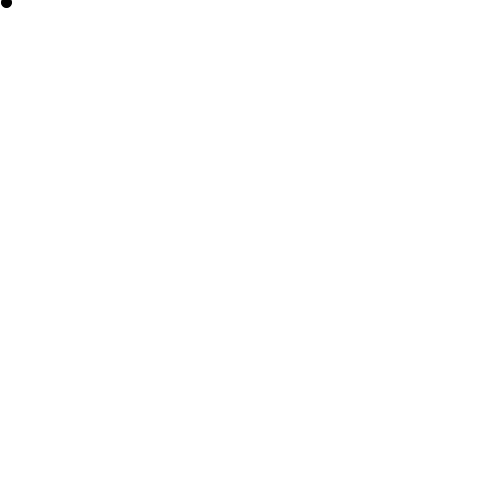
Frame 1 (no input)
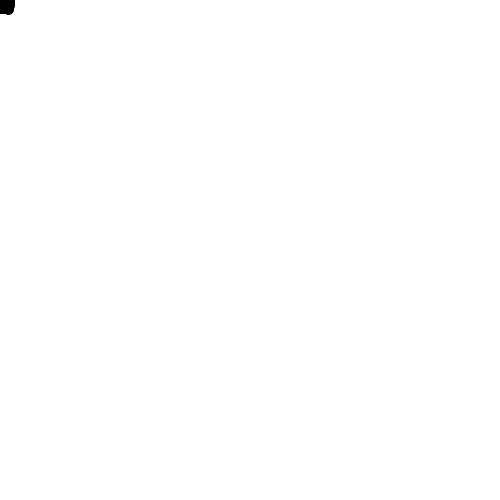
Frame 60 (the mouse pressed at the canvas centre just before this capture)
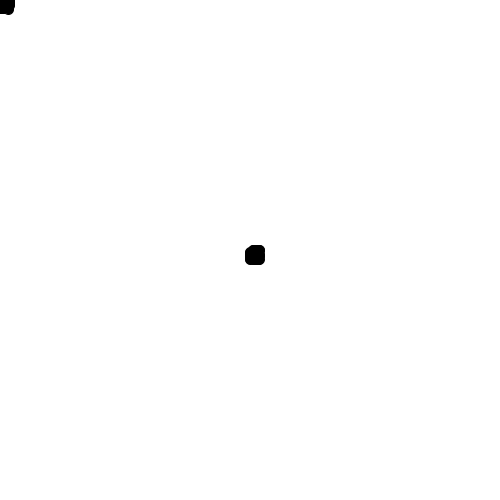
Frame 120 (the mouse held since frame 60 and released just before this capture)

The Processing sketch that drew these frames (run headless with seeded random() and noise(); from frame 60 on, the mouse is pressed at the canvas centre):

// Processing sketch: PaintSpray
// ── PaintSpray.pde

color black= color(0);

void setup() {

  size(500, 500);
  background(255);
}


void draw() {

  stroke(black);
  fill(black);
  float rX = random(10);
  float rY = random(10);

  ellipse(mouseX + rX, mouseY + rY, 10, 10);
}
